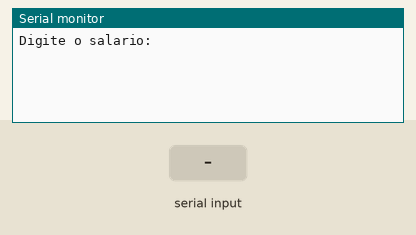
This sketch was run on a simulated Arduino Uno, built with avr-gcc and run on an emulated ATmega328P. Shown: the last lines printed to the serial monitor. Inputs (shaded band) come from the test bench.

Above: at 2.2 s.
2.3 s: "90,45\n" received over Serial
At 3.5 s:
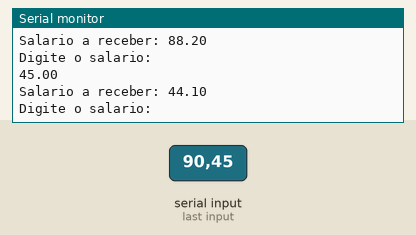
3.8 s: "30,150\n" received over Serial
At 5.0 s:
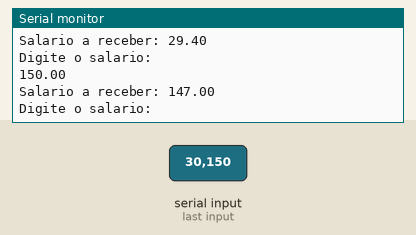
Timing chart, 0 to 6.8 s (numbered marks = the images above; inputs shaded):
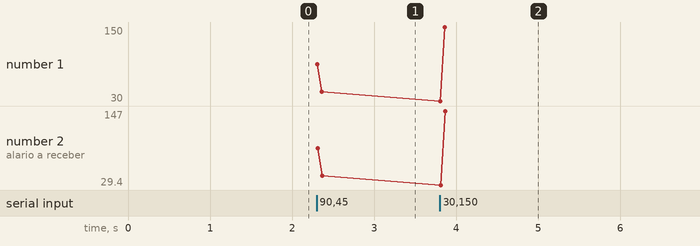

Measured:
- after the input at 2.3 s, the serial monitor: prints a new line at once (image 1)
- after the input at 3.8 s, the serial monitor: prints a new line at once (image 2)
- plotted number 1: 45 → 150 after the input at 3.8 s
- plotted number 2: 44.1 → 147 after the input at 3.8 s

The sketch:

Exercicio3_04_03.ino
```cpp
//declaração de variáveis
float sal, salreceber, grat, imposto;

void setup() {
  //inicia a comunicação com o Serial Monitor
  Serial.begin(9660);
  delay(1000);
}

void loop() {
  Serial.println("Digite o salario: ");
  sal = aguardandoEntradaNumerica();
  Serial.println(sal);

  grat = sal * 5 / 100;
  imposto = sal * 7/100;
  salreceber = sal + grat - imposto;
  Serial.print("Salario a receber: ");
  Serial.println(salreceber);
}
//Criando uma função chamada
float aguardandoEntradaNumerica() {
  while (!Serial.available()) {
    //Aguarda até que um valor seja digitado
  }

  //verifica se a entrada é numérica ou ponto
  while (!isdigit(Serial.peek()) && Serial.peek() != '.') {
    //descarta a entrada não numérica
    Serial.read();
    while (Serial.available() == 0) {
      //aguarda a nova entrada do usuário
    }
  }

  //Retornar o valor digitado do Serial em tipo float
  return Serial.parseFloat();
}
```
